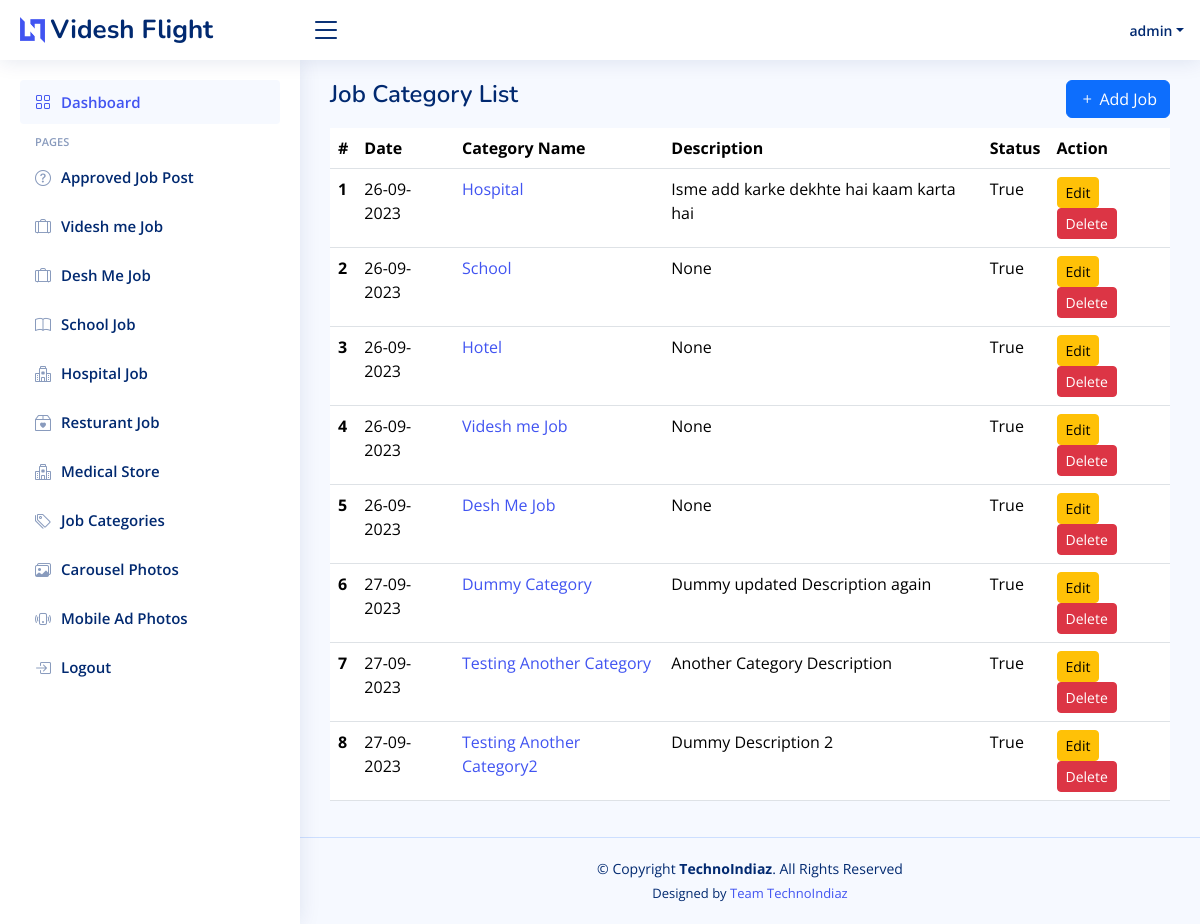
The page /category-list (signed in) on the database as committed earlier.
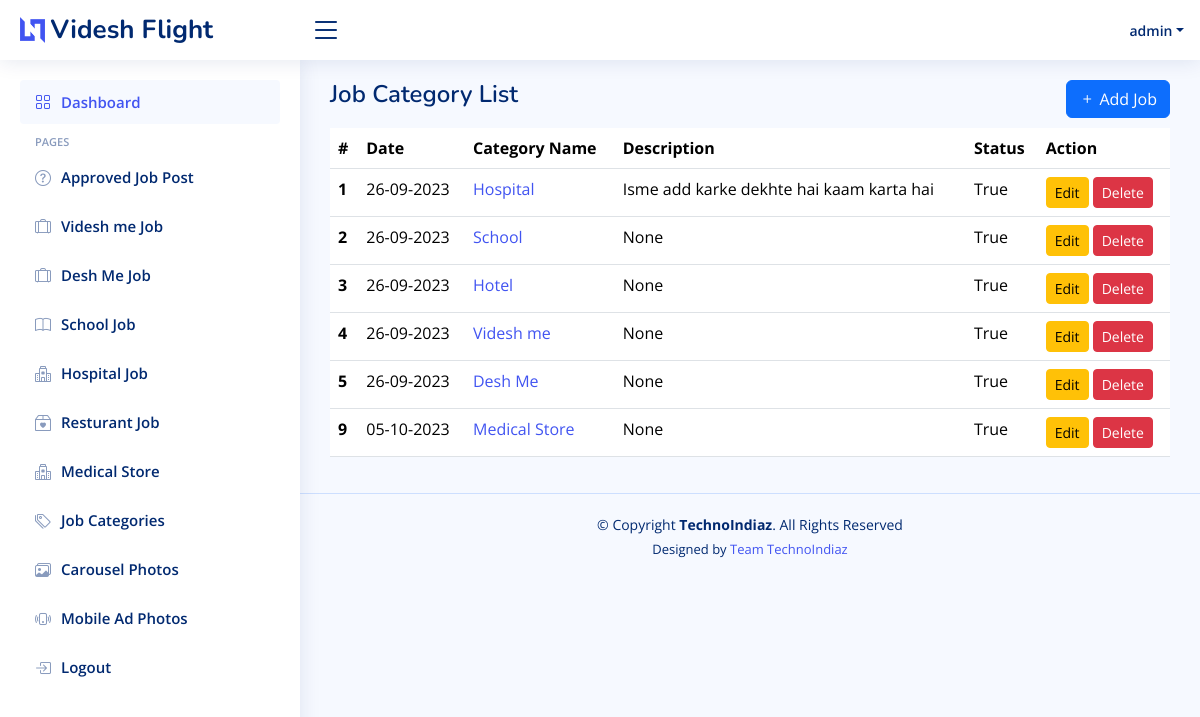
The same page on the database as committed later.
### job/models.py (models this page shows, shortened)
class JobCategory(models.Model):
    job_category_id = models.AutoField(primary_key=True)
    job_category_name = models.CharField(max_length=100)
    job_category_description = models.CharField(max_length=200, blank=True, null=True)
    is_active = models.BooleanField(default=False)
    created_at = models.DateTimeField(auto_now_add=True)
    updated_at = models.DateTimeField(auto_now=True)

### job/views.py (the view)
# urls.py: path('category-list', views.show_job_categories, name='category-list'),
@login_required(login_url = '/login')
def show_job_categories(request):
    job_categories = JobCategory.objects.all()
    context = {
        'job_categories': job_categories
    }
    return render(request, "job/job_category_list.html", context)

### job/templates/job/job_category_list.html (shortened to what this page needs)
{% extends "job/base.html" %}
{% load static %}
{% block page_heading %}
Job Category List
{% endblock page_heading %}
{% block page_button %}
<a href="{% url "job:create_job_post" %}"><button type="button" class="btn btn-primary"><i class="bi bi-plus"></i></i> Add Job</button></a>
{% endblock page_button %}
{% block page_content %}
<table class="table">
  <thead>
    <tr>
      <th scope="col">#</th>
      <th scope="col">Date</th>
      <th scope="col">Category Name</th>
      <th scope="col">Description</th>
      <th scope="col">Status</th>
      <th scope="col">Action</th>
    </tr>
  </thead>
  <tbody>
    {% for category in job_categories %}
    <tr>
      <th scope="row">{{ category.job_category_id }}</th>
      <td>{{ category.created_at|date:"d-m-Y" }}</td>
      <td><a href="#">{{ category.job_category_name }}</a></td>
      <td>{{ category.job_category_description }}</td>
      <td>{{ category.is_active }}</td>
      <td>
        <a href="{% url 'job:category_update' category.pk %}" class="btn btn-warning btn-sm">Edit</a>
        <form action="#" method="post" class="d-inline">
            <input type="submit"
              class="btn btn-danger btn-sm" value="Delete">
        </form>
      </td>
      {% endfor %}
    </tr>
  </tbody>
</table>
{% endblock page_content %}

### job/templates/job/base.html (shortened to what this page needs)
{% load static %}
<!DOCTYPE html>
<html lang="en">
<head>
  <link href="{% static "job/assets/vendor/bootstrap/css/bootstrap.min.css" %}" rel="stylesheet">
  <link href="{% static "job/assets/vendor/bootstrap-icons/bootstrap-icons.css" %}" rel="stylesheet">
  <link href="{% static "job/assets/vendor/boxicons/css/boxicons.min.css" %}" rel="stylesheet">
  <link href="{% static "job/assets/vendor/quill/quill.snow.css" %}" rel="stylesheet">
  <link href="{% static "job/assets/vendor/quill/quill.bubble.css" %}" rel="stylesheet">
  <link href="{% static "job/assets/vendor/remixicon/remixicon.css" %}" rel="stylesheet">
  <link href="{% static "job/assets/vendor/simple-datatables/style.css" %}" rel="stylesheet">
  <link href="{% static "job/assets/css/style.css" %}" rel="stylesheet">
</head>
<body>
  <header id="header" class="header fixed-top d-flex align-items-center">
{% include "job/navbar.html" %}
  </header>
  {% include "job/sidebar.html" %}
  <main id="main" class="main">
    <div class="pagetitle">
      <div class="row">
        <div class="col-6">
          <h1>{% block page_heading %}{% endblock page_heading %}</h1>
        </div>
        <div class="col-6" style="    display: flex;
        align-items: end;
        justify-content: end;">
          {% block page_button %}{% endblock page_button %}
        </div>
      </div>
    </div>
    {% block page_content %}
    {% endblock page_content %}
  </main>
  <footer id="footer" class="footer">
    <div class="copyright">
      &copy; Copyright <strong><span>TechnoIndiaz</span></strong>. All Rights Reserved
    </div>
    <div class="credits">
      Designed by <a href="https://technoindiaz.com/">Team TechnoIndiaz</a>
    </div>
  </footer>
</body>
</html>

### job/templates/job/navbar.html (shortened to what this page needs)
<div class="d-flex align-items-center justify-content-between">
    <a href="index.html" class="logo d-flex align-items-center">
      <img src="assets/img/logo.png" alt="">
      <span class="d-none d-lg-block">Videsh Flight</span>
    </a>
    <i class="bi bi-list toggle-sidebar-btn"></i>
  </div>
  <nav class="header-nav ms-auto">
    <ul class="d-flex align-items-center">
      <li class="nav-item dropdown pe-3">
        <a class="nav-link nav-profile d-flex align-items-center pe-0" href="#" data-bs-toggle="dropdown">
          <span class="d-none d-md-block dropdown-toggle ps-2">{{ user.username }}</span>
        </a>
      </li>
    </ul>
  </nav>

### job/templates/job/sidebar.html (shortened to what this page needs)
<aside id="sidebar" class="sidebar">
    <ul class="sidebar-nav" id="sidebar-nav">
      <li class="nav-item">
        <a class="nav-link " href="/">
          <i class="bi bi-grid"></i>
          <span>Dashboard</span>
        </a>
      </li>
      <li class="nav-heading">Pages</li>
      <li class="nav-item">
        <a class="nav-link collapsed" href="{% url 'job:approve-job-list'%}">
          <i class="bi bi-question-circle"></i>
          <span>Approved Job Post</span>
        </a>
      </li>
      <li class="nav-item">
          <a class="nav-link collapsed" href="{% url 'job:jobs-by-category' job_category_id=4 %}">
          <i class="bi bi-suitcase-lg"></i>
          <span>Videsh me Job</span>
        </a>
      </li>
      <li class="nav-item">
          <a class="nav-link collapsed" href="{% url 'job:jobs-by-category' job_category_id=5 %}">
          <i class="bi bi-suitcase-lg"></i>
          <span>Desh Me Job</span>
        </a>
      </li>
      <li class="nav-item">
          <a class="nav-link collapsed" href="{% url 'job:jobs-by-category' job_category_id=2 %}">
          <i class="bi bi-book"></i>
          <span>School Job</span>
        </a>
      </li>
      <li class="nav-item">
          <a class="nav-link collapsed" href="{% url 'job:jobs-by-category' job_category_id=1 %}">
          <i class="bi bi-hospital"></i>
          <span>Hospital Job</span>
        </a>
      </li>
      <li class="nav-item">
          <a class="nav-link collapsed" href="{% url 'job:jobs-by-category' job_category_id=3 %}">
          <i class="bi bi-box2-heart"></i>
          <span>Resturant Job</span>
        </a>
      </li>
      <li class="nav-item">
          <a class="nav-link collapsed" href="{% url 'job:jobs-by-category' job_category_id=9 %}">
          <i class="bi bi-hospital"></i>
          <span>Medical Store</span>
        </a>
      </li>
      <li class="nav-item">
        <a class="nav-link collapsed" href="{% url "job:category-list" %}">
          <i class="bi bi-tags"></i>
          <span>Job Categories</span>
        </a>
      </li>
      <li class="nav-item">
        <a class="nav-link collapsed" href="{% url "job:sliders" %}">
          <i class="bi bi-images"></i>
          <span>Carousel Photos</span>
        </a>
      </li>
      <li class="nav-item">
        <a class="nav-link collapsed" href="#">
          <i class="bi bi-phone-vibrate"></i>
          <span>Mobile Ad Photos</span>
        </a>
      </li>
      <li class="nav-item">
        <a class="nav-link collapsed" href="{% url "job:logout" %}">
          <i class="bi bi-box-arrow-in-right"></i>
          <span>Logout</span>
        </a>
      </li>
    </ul>
  </aside>

### job/static/job/assets/css/style.css (style rules this page uses)
:root { scroll-behavior: smooth; }
body { font-family: "Open Sans", sans-serif; background: #f6f9ff; color: #444444; }
a { color: #4154f1; text-decoration: none; }
h1, h2, h3, h4, h5, h6 { font-family: "Nunito", sans-serif; }
#main { margin-top: 60px; padding: 20px 30px; transition: all 0.3s; }
.pagetitle { margin-bottom: 10px; }
.pagetitle h1 { font-size: 24px; margin-bottom: 0; font-weight: 600; color: #012970; }
.logo { line-height: 1; }
@media (min-width: 1200px) { .logo { width: 280px; } }
.logo img { max-height: 26px; margin-right: 6px; }
.logo span { font-size: 26px; font-weight: 700; color: #012970; font-family: "Nunito", sans-serif; }
.header { transition: all 0.5s; z-index: 997; height: 60px; box-shadow: 0px 2px 20px rgba(1, 41, 112, 0.1); background-color: #fff; padding-left: 20px; }
.header .toggle-sidebar-btn { font-size: 32px; padding-left: 10px; cursor: pointer; color: #012970; }
.header-nav ul { list-style: none; }
.header-nav>ul { margin: 0; padding: 0; }
.header-nav .nav-profile { color: #012970; }
.header-nav .nav-profile span { font-size: 14px; font-weight: 600; }
.sidebar { position: fixed; top: 60px; left: 0; bottom: 0; width: 300px; z-index: 996; transition: all 0.3s; padding: 20px; overflow-y: auto; scrollbar-width: thin; scrollbar-color: #aab7cf transparent; box-shadow: 0px 0px 20px rgba(1, 41, 112, 0.1); background-color: #fff; }
@media (min-width: 1200px) { #main, #footer { margin-left: 300px; } }
.sidebar-nav { padding: 0; margin: 0; list-style: none; }
.sidebar-nav li { padding: 0; margin: 0; list-style: none; }
.sidebar-nav .nav-item { margin-bottom: 5px; }
.sidebar-nav .nav-heading { font-size: 11px; text-transform: uppercase; color: #899bbd; font-weight: 600; margin: 10px 0 5px 15px; }
.sidebar-nav .nav-link { display: flex; align-items: center; font-size: 15px; font-weight: 600; color: #4154f1; transition: 0.3; background: #f6f9ff; padding: 10px 15px; border-radius: 4px; }
.sidebar-nav .nav-link i { font-size: 16px; margin-right: 10px; color: #4154f1; }
.sidebar-nav .nav-link.collapsed { color: #012970; background: #fff; }
.sidebar-nav .nav-link.collapsed i { color: #899bbd; }
.footer { padding: 20px 0; font-size: 14px; transition: all 0.3s; border-top: 1px solid #cddfff; }
.footer .copyright { text-align: center; color: #012970; }
.footer .credits { padding-top: 5px; text-align: center; font-size: 13px; color: #012970; }

Rows that differ between the two databases and show on the page:
removed JobCategory: job_category_id "6", created_at "27-09-2023", job_category_name "Dummy Category", job_category_description "Dummy updated Description again", is_active "True"
removed JobCategory: job_category_id "7", created_at "27-09-2023", job_category_name "Testing Another Category", job_category_description "Another Category Description", is_active "True"
removed JobCategory: job_category_id "8", created_at "27-09-2023", job_category_name "Testing Another Category2", job_category_description "Dummy Description 2", is_active "True"
changed JobCategory id 4: job_category_name "Videsh me Job" → "Videsh me"
changed JobCategory id 5: job_category_name "Desh Me Job" → "Desh Me"
added JobCategory: job_category_id "9", created_at "05-10-2023", job_category_name "Medical Store", job_category_description "None", is_active "True"
